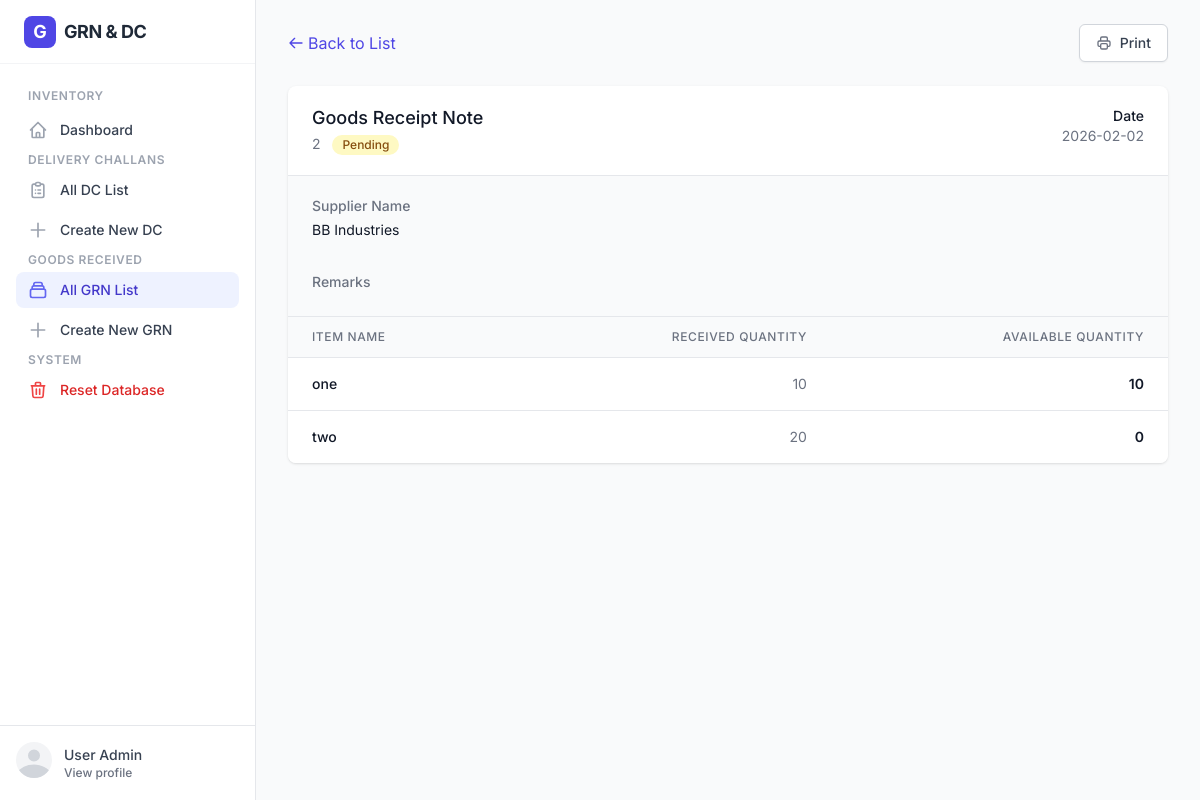
Screenshot of /grn/2 with the database file from the repository.
### tables this page shows
CREATE TABLE grn (
            id INTEGER PRIMARY KEY AUTOINCREMENT,
            grn_number TEXT UNIQUE,
            date TEXT,
            supplier_name TEXT,
            remarks TEXT
        );

CREATE TABLE grn_items (
            id INTEGER PRIMARY KEY AUTOINCREMENT,
            grn_id INTEGER,
            item_name TEXT,
            quantity INTEGER,
            FOREIGN KEY (grn_id) REFERENCES grn (id)
        );

### app.py (the view)
@app.route("/grn/<int:grn_id>")
def view_grn(grn_id):
    conn = get_db_connection()
    grn = conn.execute(
        "SELECT * FROM grn WHERE id = ?",
        (grn_id,)
    ).fetchone()
    items = conn.execute("""
    SELECT
        g.item_name,
        g.quantity AS received_qty,
        IFNULL(SUM(d.quantity), 0) AS issued_qty,
        (g.quantity - IFNULL(SUM(d.quantity), 0)) AS remaining_qty
    FROM grn_items g
    LEFT JOIN dc_items d ON g.id = d.grn_item_id
    WHERE g.grn_id = ?
    GROUP BY g.id
""", (grn_id,)).fetchall()
    conn.close()
    total_remaining = sum(item["remaining_qty"] for item in items)
    if items and total_remaining == 0:
        status = "Closed"
    else:
        status = "Pending"
    return render_template("view_grn.html", grn=grn, items=items, status=status)

### app.py (called while the page is built)
def get_db_connection():
    conn = sqlite3.connect(DB_NAME)
    conn.row_factory = sqlite3.Row
    return conn

### templates/view_grn.html (shortened to what this page needs)
{% extends "base.html" %}
{% block content %}
<div class="max-w-4xl mx-auto">
    <div class="mb-6 flex justify-between items-center print:hidden">
        <a href="/grn" class="text-indigo-600 hover:text-indigo-900 flex items-center">
            <svg class="w-4 h-4 mr-1" fill="none" stroke="currentColor" viewBox="0 0 24 24">
                <path stroke-linecap="round" stroke-linejoin="round" stroke-width="2" d="M10 19l-7-7m0 0l7-7m-7 7h18">
                </path>
            </svg>
            Back to List
        </a>
        <button onclick="window.print()"
            class="inline-flex items-center px-4 py-2 border border-gray-300 shadow-sm text-sm font-medium rounded-md text-gray-700 bg-white hover:bg-gray-50 focus:outline-none focus:ring-2 focus:ring-offset-2 focus:ring-indigo-500">
            Print
        </button>
    </div>
    <div class="bg-white shadow overflow-hidden sm:rounded-lg print:shadow-none">
        <div class="px-4 py-5 sm:px-6 border-b border-gray-200 flex justify-between items-start">
            <div>
                <h3 class="text-lg leading-6 font-medium text-gray-900">
                    Goods Receipt Note
                </h3>
                <p class="mt-1 max-w-2xl text-sm text-gray-500">
                    {{ grn['grn_number'] }}
                    <span
                        class="ml-2 inline-flex items-center px-2.5 py-0.5 rounded-full text-xs font-medium {% if status == 'Closed' %}bg-green-100 text-green-800{% else %}bg-yellow-100 text-yellow-800{% endif %}">
                        {{ status }}
                    </span>
                </p>
            </div>
            <div class="text-right">
                <p class="text-sm font-medium text-gray-900">Date</p>
                <p class="text-sm text-gray-500">{{ grn['date'] }}</p>
            </div>
        </div>
        <div class="border-b border-gray-200 px-4 py-5 sm:px-6 bg-gray-50">
            <dl class="grid grid-cols-1 gap-x-4 gap-y-8 sm:grid-cols-2">
                <div class="sm:col-span-1">
                    <dt class="text-sm font-medium text-gray-500">
                        Supplier Name
                    </dt>
                    <dd class="mt-1 text-sm text-gray-900">
                        {{ grn['supplier_name'] }}
                    </dd>
                </div>
                <div class="sm:col-span-2">
                    <dt class="text-sm font-medium text-gray-500">
                        Remarks
                    </dt>
                </div>
            </dl>
        </div>
        <div>
            <table class="min-w-full divide-y divide-gray-200">
                <thead class="bg-gray-50">
                    <tr>
                        <th scope="col"
                            class="px-6 py-3 text-left text-xs font-medium text-gray-500 uppercase tracking-wider">
                            Item Name
                        </th>
                        <th scope="col"
                            class="px-6 py-3 text-right text-xs font-medium text-gray-500 uppercase tracking-wider">
                            Received Quantity
                        </th>
                        <th scope="col"
                            class="px-6 py-3 text-right text-xs font-medium text-gray-500 uppercase tracking-wider">
                            Available Quantity
                        </th>
                    </tr>
                </thead>
                <tbody class="bg-white divide-y divide-gray-200">
                    {% for item in items %}
                    <tr>
                        <td class="px-6 py-4 whitespace-nowrap text-sm font-medium text-gray-900">
                            {{ item['item_name'] }}
                        </td>
                        <td class="px-6 py-4 whitespace-nowrap text-sm text-gray-500 text-right">
                            {{ item['received_qty'] }}
                        </td>
                        <td class="px-6 py-4 whitespace-nowrap text-sm text-gray-900 font-semibold text-right">
                            {{ item['remaining_qty'] }}
                        </td>
                    </tr>
                    {% endfor %}
                </tbody>
            </table>
        </div>
    </div>
</div>
{% endblock %}

### templates/base.html (style rules this page uses)
body { font-family: 'Inter', sans-serif; }

### rows the page displays
grn: grn_number "2", date "2026-02-02", supplier_name "BB Industries"
grn_items: item_name "one", received_qty "10", remaining_qty "10"
grn_items: item_name "two", received_qty "20", remaining_qty "0"

### other values shown
{{ status }} "Pending"
